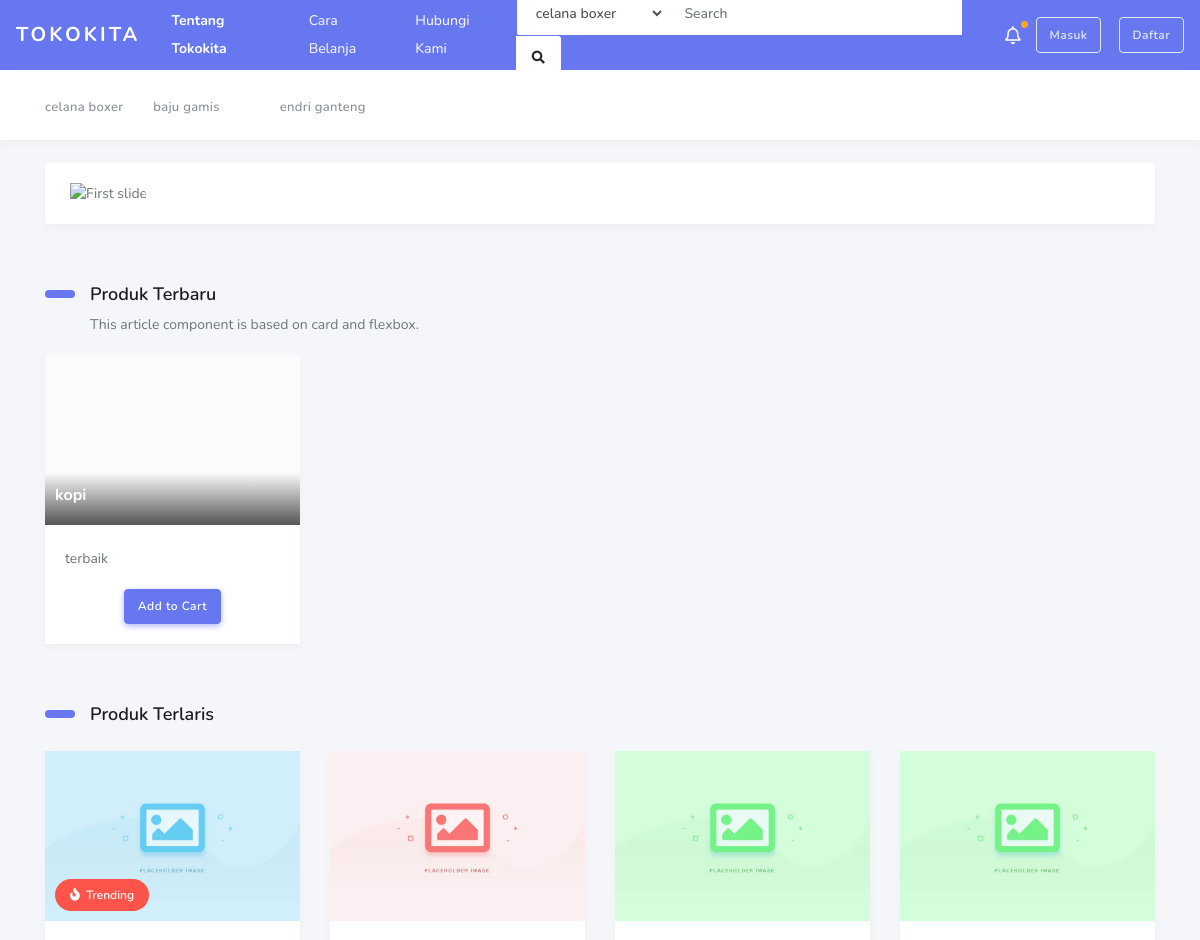
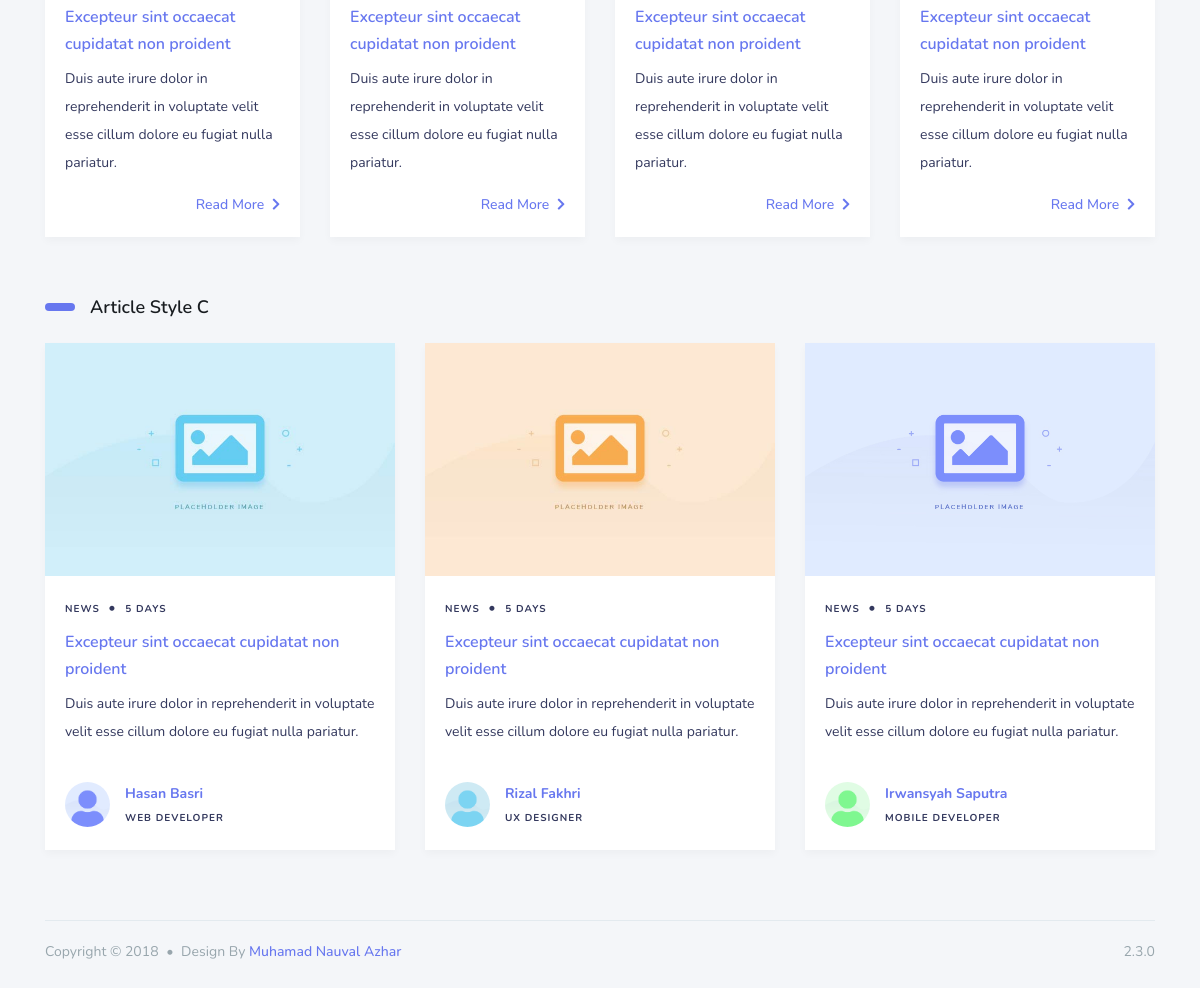
The page / on the database its author committed (2 pictures, top to bottom).
### tables this page shows
CREATE TABLE `tbl_kategori` (
  `idKat` int(5) NOT NULL,
  `namaKat` varchar(30) NOT NULL
);

CREATE TABLE `tbl_produk` (
  `idProduk` int(5) NOT NULL,
  `idKat` int(5) NOT NULL,
  `idToko` int(5) NOT NULL,
  `namaProduk` varchar(50) NOT NULL,
  `foto` varchar(100) NOT NULL,
  `harga` int(10) NOT NULL,
  `stok` int(5) NOT NULL,
  `berat` int(5) NOT NULL,
  `deskripsiProduk` text NOT NULL
);

### application/views/layout_frontend.php (the view, shortened to what the rows shown need)
<!DOCTYPE html>
<html lang="en">
<head>
    <link rel="stylesheet" href="https://stackpath.bootstrapcdn.com/bootstrap/4.3.1/css/bootstrap.min.css">
    <link rel="stylesheet" href="https://use.fontawesome.com/releases/v5.7.2/css/all.css">
    <link rel="stylesheet" href="<?php echo base_url('assets/admin/assets/css/style.css'); ?>">
    <link rel="stylesheet" href="<?php echo base_url('assets/admin/assets/css/components.css'); ?>">
</head>
<body class="layout-3">
    <div id="app">
        <div class="main-wrapper container">
            <nav class="navbar navbar-secondary navbar-expand-lg">
                <div class="container">
                    <ul class="navbar-nav">
                        <?php foreach ($kategori as $val) { ?>
                            <li class="nav-item">
                                <a href="#" class="nav-link"><span><?= $val->namaKat; ?></span></a>
                            </li>
                        <?php } ?>
                    </ul>
                </div>
            </nav>
            <?= $contents ?>
        </div>
    </div>
</body>
</html>

### application/views/frontend/home.php (shortened to what the rows shown need)
<div class="main-content">
    <section class="section">
        <div class="section-body">
            <h2 class="section-title">Produk Terbaru</h2>
            <div class="row">
                <?php foreach ($produk_terbaru as $val) { ?>
                    <div class="col-12 col-sm-6 col-md-6 col-lg-3">
                        <article class="article">
                            <div class="article-header">
                                <div class="article-image" data-background="<?= base_url('upload_produk/' . $val->foto); ?>">
                                </div>
                                <div class="article-title">
                                    <h2><a href="#"><?= $val->namaProduk; ?></a></h2>
                                </div>
                            </div>
                            <div class="article-details">
                                <p><?= $val->deskripsiProduk; ?></p>
                                <div class="article-cta">
                                    <a href="<?= site_url('home/Tambah_produk/' . $val->idProduk); ?>" class="btn btn-primary">Add to Cart</a>
                                </div>
                            </div>
                        </article>
                    </div>
                <?php } ?>
            </div>
            <h2 class="section-title">Produk Terlaris</h2>
            <div class="row">
                <div class="col-12 col-sm-6 col-md-6 col-lg-3">
                    <article class="article article-style-b">
                        <div class="article-details">
                            <div class="article-title">
                                <h2><a href="#">Excepteur sint occaecat cupidatat non proident</a></h2>
                            </div>
                        </div>
                    </article>
                </div>
                <div class="col-12 col-sm-6 col-md-6 col-lg-3">
                    <article class="article article-style-b">
                        <div class="article-details">
                            <div class="article-title">
                                <h2><a href="#">Excepteur sint occaecat cupidatat non proident</a></h2>
                            </div>
                        </div>
                    </article>
                </div>
                <div class="col-12 col-sm-6 col-md-6 col-lg-3">
                    <article class="article article-style-b">
                        <div class="article-details">
                            <div class="article-title">
                                <h2><a href="#">Excepteur sint occaecat cupidatat non proident</a></h2>
                            </div>
                        </div>
                    </article>
                </div>
                <div class="col-12 col-sm-6 col-md-6 col-lg-3">
                    <article class="article article-style-b">
                        <div class="article-details">
                            <div class="article-title">
                                <h2><a href="#">Excepteur sint occaecat cupidatat non proident</a></h2>
                            </div>
                        </div>
                    </article>
                </div>
            </div>
            <h2 class="section-title">Article Style C</h2>
            <div class="row">
                <div class="col-12 col-md-4 col-lg-4">
                    <article class="article article-style-c">
                        <div class="article-details">
                            <div class="article-title">
                                <h2><a href="#">Excepteur sint occaecat cupidatat non proident</a></h2>
                            </div>
                        </div>
                    </article>
                </div>
                <div class="col-12 col-md-4 col-lg-4">
                    <article class="article article-style-c">
                        <div class="article-details">
                            <div class="article-title">
                                <h2><a href="#">Excepteur sint occaecat cupidatat non proident</a></h2>
                            </div>
                        </div>
                    </article>
                </div>
                <div class="col-12 col-md-4 col-lg-4">
                    <article class="article article-style-c">
                        <div class="article-details">
                            <div class="article-title">
                                <h2><a href="#">Excepteur sint occaecat cupidatat non proident</a></h2>
                            </div>
                        </div>
                    </article>
                </div>
            </div>
        </div>
    </section>
</div>

### rows shown on the page
tbl_kategori: namaKat "celana boxer"
tbl_kategori: namaKat "baju gamis"
tbl_kategori: namaKat "endri ganteng"
tbl_produk: namaProduk "kopi", deskripsiProduk "terbaik"

### other values the page prints
form field value "celana boxer"
